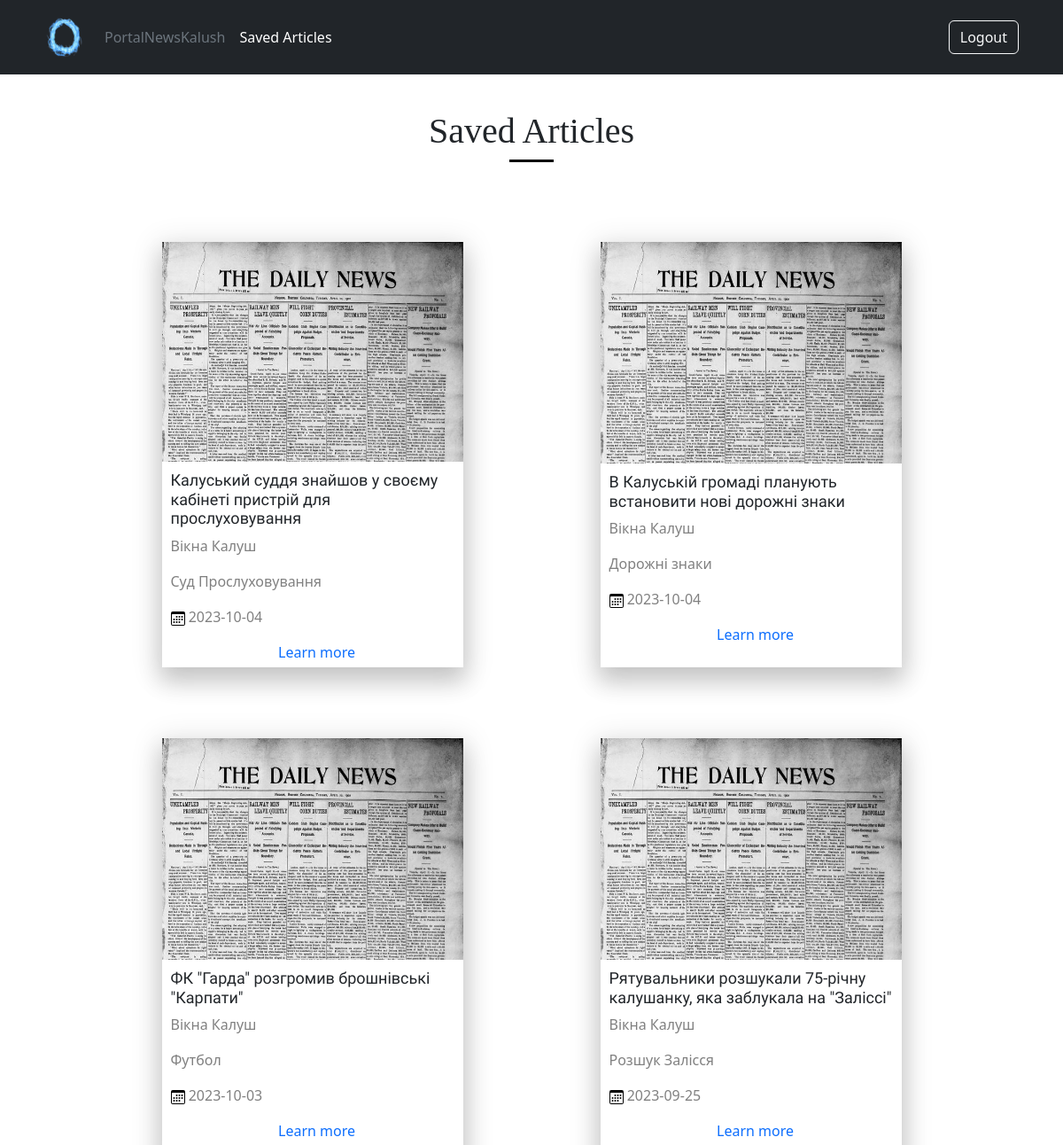
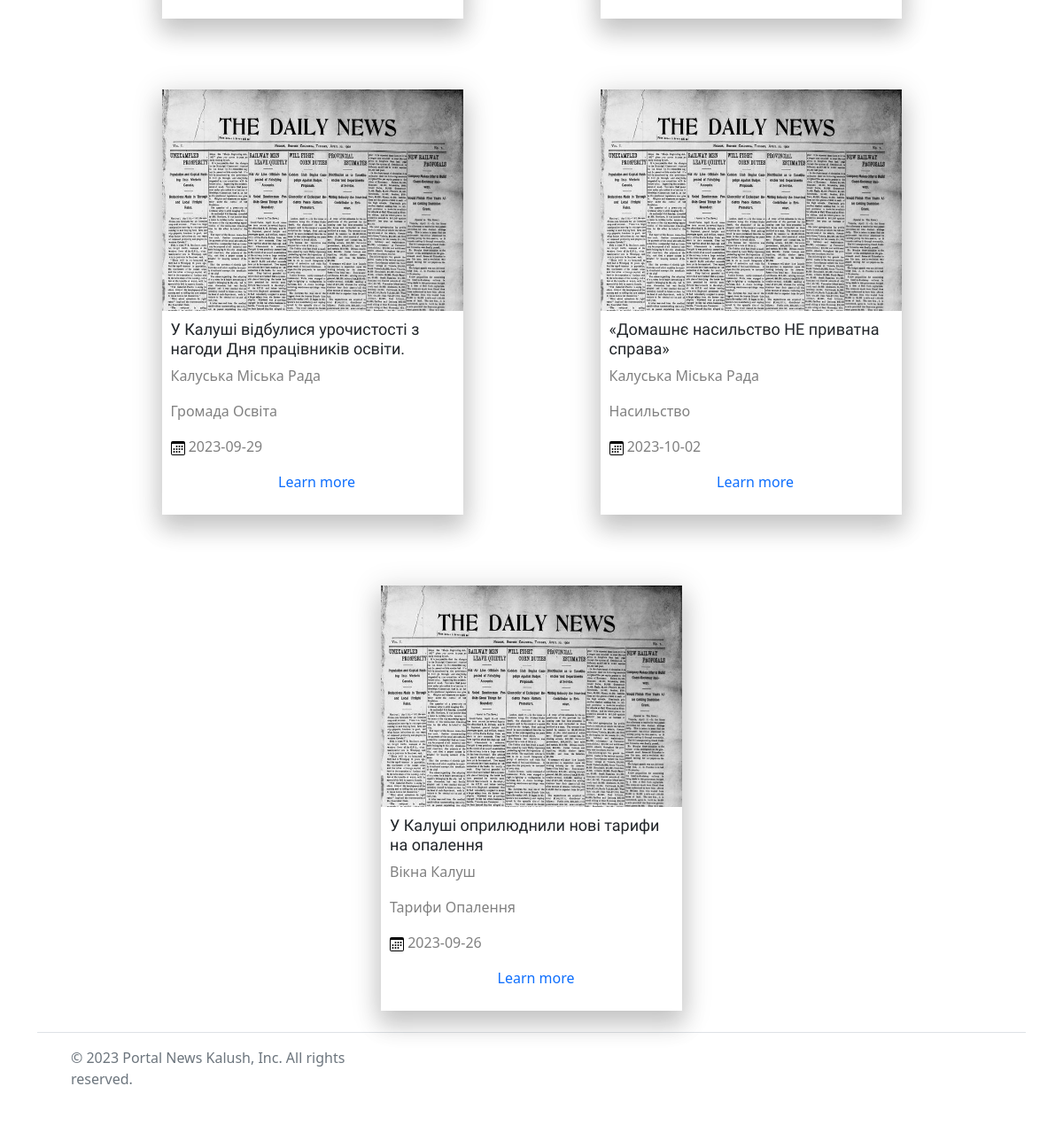
Page /saved_articles (signed in) on the committed database (2 pictures, top to bottom).
### main.py (models this page shows)
class SavedArticle(db.Model):
    id = db.Column(db.Integer, primary_key=True)
    user_id = db.Column(db.Integer, db.ForeignKey('users.id'), nullable=False)
    article_id = db.Column(db.Integer, db.ForeignKey('articles.id'), nullable=False)
    article = db.relationship('Article', foreign_keys=[article_id])

class Article(db.Model):
    __tablename__ = 'articles'
    id = db.Column(db.Integer, primary_key=True)
    title = db.Column(db.String(300), nullable=False)
    author = db.Column(db.String(100), nullable=False)
    date_published = db.Column(db.DateTime, nullable=False)
    tags = db.Column(db.String(100), nullable=False)
    content = db.Column(db.Text, nullable=False)
    photo = db.Column(db.String(255))

### main.py (the view)
@app.route('/saved_articles')
@login_required
def saved_articles():
    saved_articles = SavedArticle.query.filter_by(user_id=current_user.id).all()
    return render_template('saved_articles.html', saved_articles=saved_articles)

### main.py (called while the page is built)
@login_manager.user_loader
def load_user(user_id):
    return Users.query.get(int(user_id))

### templates/saved_articles.html (shortened to what this page needs)
{% extends 'base.html' %}
{% block body %}
<h1 class="last_news">Saved Articles</h1>
<p class="line__"></p>
<div class="container__">
    {% for saved_article in saved_articles %}
        <div class="news-card">
            <img class="img__img" src="/static/images/daily_news.png" alt="">
            <h4 class="name_title">{{ saved_article.article.title }}</h4>
            <p class="gray__text">{{ saved_article.article.author }}</p>
            <p class="gray__text">{{ saved_article.article.tags }}</p>
            <p class="gray__text"><img src="/static/images/calendar3.svg" alt="">     {{ saved_article.article.date_published.strftime('%Y-%m-%d') }}</p>
            <div class="bot__">
                <a class="learn__more" href="{{ url_for('article', article_id=saved_article.article.id) }}">Learn more</a>
            </div>
        </div>
    {% endfor %}
</div>
{% endblock %}

### static/css/style.css (style rules this page uses)
.line__ { border-bottom: 3px solid #000000; width: 50px; margin: 5px auto 5px auto; }
.container__ { width: 80%; margin: 40px auto auto auto; display: flex; flex-wrap: wrap; justify-content: space-between; gap: 30px; }
.last_news { font-family: 'Young Serif', serif; text-align: center; margin-top: 40px; }
.gray__text { color: gray; font-size: 16px; padding-left: 10px; }
.img__img { width: 100%; height: 250px; }
.name_title { font-family: 'Ubuntu Condensed', sans-serif; padding-top: 10px; padding-left: 10px; padding-right: 10px; font-size: 18px; flex: 0; }
.learn__more { text-decoration: none; padding-left: 10px; transition: 0.3s; }
.bot__ { display: flex; justify-content: space-around; }
.news-card { height: 480px; min-height: 480px; width: 340px; min-width: 340px; box-shadow: 0 16px 24px 2px rgba(0, 0, 0, 0.14), 0 6px 30px 5px rgba(0, 0, 0, 0.12), 0 8px 10px -15px rgba(0, 0, 0, 0.12); padding-bottom: 5px; margin-top: 50px; margin-left: auto; margin-right: auto; display: flex; flex-direction: column; }

### rows in the picture
SavedArticle: article "Калуський суддя знайшов у своєму кабінеті пристрій для прослуховування", article.author "Вікна Калуш", article.tags "Суд Прослуховування", article.date_published "2023-10-04"
SavedArticle: article "В Калуській громаді планують встановити нові дорожні знаки", article.author "Вікна Калуш", article.tags "Дорожні знаки", article.date_published "2023-10-04"
SavedArticle: article "ФК \"Гарда\" розгромив брошнівські \"Карпати\"", article.author "Вікна Калуш", article.tags "Футбол", article.date_published "2023-10-03"
SavedArticle: article "Рятувальники розшукали 75-річну калушанку, яка заблукала на \"Заліссі\"", article.author "Вікна Калуш", article.tags "Розшук Залісся", article.date_published "2023-09-25"
SavedArticle: article "У Калуші відбулися урочистості з нагоди Дня працівників освіти.", article.author "Калуська Міська Рада", article.tags "Громада Освіта", article.date_published "2023-09-29"
SavedArticle: article "«Домашнє насильство НЕ приватна справа»", article.author "Калуська Міська Рада", article.tags "Насильство", article.date_published "2023-10-02"
SavedArticle: article "У Калуші оприлюднили нові тарифи на опалення", article.author "Вікна Калуш", article.tags "Тарифи Опалення", article.date_published "2023-09-26"
